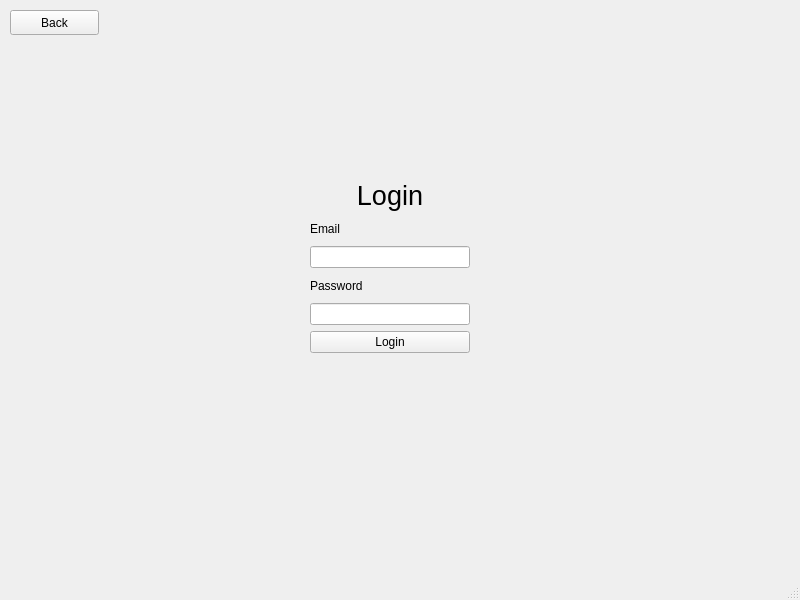
<?xml version="1.0" encoding="UTF-8"?>
<ui version="4.0">
 <class>Login</class>
 <widget class="QMainWindow" name="Login">
  <property name="geometry">
   <rect>
    <x>0</x>
    <y>0</y>
    <width>800</width>
    <height>600</height>
   </rect>
  </property>
  <property name="minimumSize">
   <size>
    <width>800</width>
    <height>600</height>
   </size>
  </property>
  <property name="maximumSize">
   <size>
    <width>800</width>
    <height>600</height>
   </size>
  </property>
  <property name="windowTitle">
   <string>Login</string>
  </property>
  <widget class="QWidget" name="centralwidget">
   <widget class="QWidget" name="verticalLayoutWidget">
    <property name="geometry">
     <rect>
      <x>310</x>
      <y>180</y>
      <width>160</width>
      <height>173</height>
     </rect>
    </property>
    <layout class="QVBoxLayout" name="verticalLayout">
     <item>
      <widget class="QLabel" name="label_3">
       <property name="font">
        <font>
         <pointsize>20</pointsize>
        </font>
       </property>
       <property name="text">
        <string>Login</string>
       </property>
       <property name="alignment">
        <set>Qt::AlignCenter</set>
       </property>
      </widget>
     </item>
     <item>
      <widget class="QLabel" name="label_2">
       <property name="text">
        <string>Email</string>
       </property>
      </widget>
     </item>
     <item>
      <widget class="QLineEdit" name="lineEdit_2"/>
     </item>
     <item>
      <widget class="QLabel" name="label">
       <property name="text">
        <string>Password</string>
       </property>
      </widget>
     </item>
     <item>
      <widget class="QLineEdit" name="lineEdit"/>
     </item>
     <item>
      <widget class="QPushButton" name="pushButton">
       <property name="text">
        <string>Login</string>
       </property>
      </widget>
     </item>
    </layout>
   </widget>
   <widget class="QPushButton" name="pushButton_2">
    <property name="geometry">
     <rect>
      <x>10</x>
      <y>10</y>
      <width>89</width>
      <height>25</height>
     </rect>
    </property>
    <property name="text">
     <string>Back</string>
    </property>
   </widget>
  </widget>
  <widget class="QMenuBar" name="menubar">
   <property name="geometry">
    <rect>
     <x>0</x>
     <y>0</y>
     <width>800</width>
     <height>22</height>
    </rect>
   </property>
  </widget>
  <widget class="QStatusBar" name="statusbar"/>
 </widget>
 <resources/>
 <connections/>
</ui>
